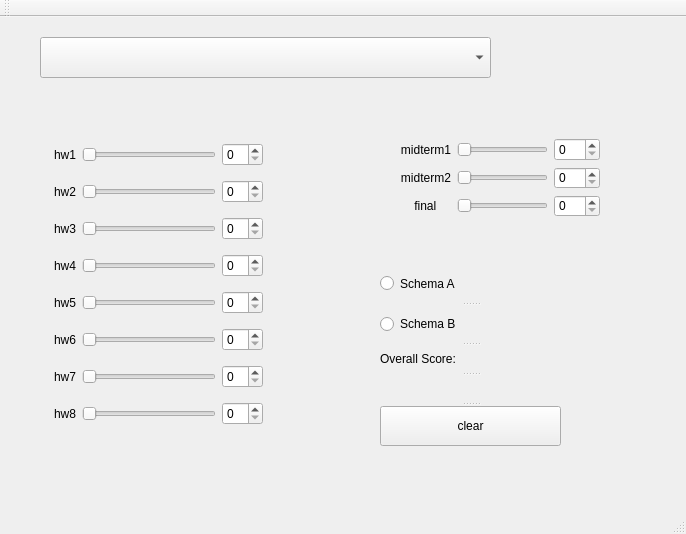
<?xml version="1.0" encoding="UTF-8"?>
<ui version="4.0">
 <class>grade_calculator</class>
 <widget class="QMainWindow" name="grade_calculator">
  <property name="enabled">
   <bool>true</bool>
  </property>
  <property name="geometry">
   <rect>
    <x>0</x>
    <y>0</y>
    <width>686</width>
    <height>534</height>
   </rect>
  </property>
  <property name="windowTitle">
   <string>MainWindow</string>
  </property>
  <widget class="QWidget" name="centralWidget">
   <property name="enabled">
    <bool>true</bool>
   </property>
   <widget class="QComboBox" name="choose">
    <property name="geometry">
     <rect>
      <x>40</x>
      <y>20</y>
      <width>451</width>
      <height>41</height>
     </rect>
    </property>
   </widget>
   <widget class="QWidget" name="">
    <property name="geometry">
     <rect>
      <x>43</x>
      <y>107</y>
      <width>231</width>
      <height>321</height>
     </rect>
    </property>
    <layout class="QGridLayout" name="gridLayout_2">
     <item row="0" column="0">
      <widget class="QLabel" name="hw1">
       <property name="text">
        <string>hw1</string>
       </property>
       <property name="buddy">
        <cstring>slider1</cstring>
       </property>
      </widget>
     </item>
     <item row="0" column="1">
      <widget class="QSlider" name="slider1">
       <property name="orientation">
        <enum>Qt::Horizontal</enum>
       </property>
      </widget>
     </item>
     <item row="0" column="2">
      <widget class="QSpinBox" name="spinbox1"/>
     </item>
     <item row="1" column="0">
      <widget class="QLabel" name="hw2">
       <property name="text">
        <string>hw2</string>
       </property>
      </widget>
     </item>
     <item row="1" column="1">
      <widget class="QSlider" name="slider2">
       <property name="orientation">
        <enum>Qt::Horizontal</enum>
       </property>
      </widget>
     </item>
     <item row="1" column="2">
      <widget class="QSpinBox" name="spinbox2"/>
     </item>
     <item row="2" column="0">
      <widget class="QLabel" name="hw3">
       <property name="text">
        <string>hw3</string>
       </property>
      </widget>
     </item>
     <item row="2" column="1">
      <widget class="QSlider" name="slider3">
       <property name="orientation">
        <enum>Qt::Horizontal</enum>
       </property>
      </widget>
     </item>
     <item row="2" column="2">
      <widget class="QSpinBox" name="spinbox3"/>
     </item>
     <item row="3" column="0">
      <widget class="QLabel" name="hw4">
       <property name="text">
        <string>hw4</string>
       </property>
      </widget>
     </item>
     <item row="3" column="1">
      <widget class="QSlider" name="slider4">
       <property name="orientation">
        <enum>Qt::Horizontal</enum>
       </property>
      </widget>
     </item>
     <item row="3" column="2">
      <widget class="QSpinBox" name="spinbox4"/>
     </item>
     <item row="4" column="0">
      <widget class="QLabel" name="hw5">
       <property name="text">
        <string>hw5</string>
       </property>
      </widget>
     </item>
     <item row="4" column="1">
      <widget class="QSlider" name="slider5">
       <property name="orientation">
        <enum>Qt::Horizontal</enum>
       </property>
      </widget>
     </item>
     <item row="4" column="2">
      <widget class="QSpinBox" name="spinbox5"/>
     </item>
     <item row="5" column="0">
      <widget class="QLabel" name="hw6">
       <property name="text">
        <string>hw6</string>
       </property>
      </widget>
     </item>
     <item row="5" column="1">
      <widget class="QSlider" name="slider6">
       <property name="orientation">
        <enum>Qt::Horizontal</enum>
       </property>
      </widget>
     </item>
     <item row="5" column="2">
      <widget class="QSpinBox" name="spinbox6"/>
     </item>
     <item row="6" column="0">
      <widget class="QLabel" name="hw7">
       <property name="text">
        <string>hw7</string>
       </property>
      </widget>
     </item>
     <item row="6" column="1">
      <widget class="QSlider" name="slider7">
       <property name="orientation">
        <enum>Qt::Horizontal</enum>
       </property>
      </widget>
     </item>
     <item row="6" column="2">
      <widget class="QSpinBox" name="spinbox7"/>
     </item>
     <item row="7" column="0">
      <widget class="QLabel" name="hw8">
       <property name="text">
        <string>hw8</string>
       </property>
      </widget>
     </item>
     <item row="7" column="1">
      <widget class="QSlider" name="slider8">
       <property name="orientation">
        <enum>Qt::Horizontal</enum>
       </property>
      </widget>
     </item>
     <item row="7" column="2">
      <widget class="QSpinBox" name="spinbox8"/>
     </item>
    </layout>
   </widget>
   <widget class="QWidget" name="">
    <property name="geometry">
     <rect>
      <x>380</x>
      <y>110</y>
      <width>231</width>
      <height>101</height>
     </rect>
    </property>
    <layout class="QGridLayout" name="gridLayout_3">
     <item row="2" column="1" colspan="2">
      <widget class="QSlider" name="slider_f">
       <property name="orientation">
        <enum>Qt::Horizontal</enum>
       </property>
      </widget>
     </item>
     <item row="2" column="3">
      <widget class="QSpinBox" name="spinbox_f"/>
     </item>
     <item row="1" column="1" colspan="2">
      <widget class="QSlider" name="slider_m2">
       <property name="orientation">
        <enum>Qt::Horizontal</enum>
       </property>
      </widget>
     </item>
     <item row="1" column="3">
      <widget class="QSpinBox" name="spinbox_m2"/>
     </item>
     <item row="0" column="3">
      <widget class="QSpinBox" name="spinbox_m1"/>
     </item>
     <item row="2" column="0">
      <widget class="QLabel" name="final_2">
       <property name="enabled">
        <bool>true</bool>
       </property>
       <property name="text">
        <string>       final</string>
       </property>
      </widget>
     </item>
     <item row="0" column="0">
      <widget class="QLabel" name="midterm1">
       <property name="text">
        <string>   midterm1</string>
       </property>
      </widget>
     </item>
     <item row="0" column="1" colspan="2">
      <widget class="QSlider" name="slider_m1">
       <property name="orientation">
        <enum>Qt::Horizontal</enum>
       </property>
      </widget>
     </item>
     <item row="1" column="0">
      <widget class="QLabel" name="midterm2">
       <property name="text">
        <string>   midterm2</string>
       </property>
      </widget>
     </item>
    </layout>
   </widget>
   <widget class="QSplitter" name="splitter">
    <property name="geometry">
     <rect>
      <x>380</x>
      <y>248</y>
      <width>181</width>
      <height>181</height>
     </rect>
    </property>
    <property name="orientation">
     <enum>Qt::Vertical</enum>
    </property>
    <widget class="QRadioButton" name="schemaA">
     <property name="text">
      <string>Schema A</string>
     </property>
    </widget>
    <widget class="QRadioButton" name="schemaB">
     <property name="text">
      <string>Schema B</string>
     </property>
    </widget>
    <widget class="QLabel" name="overall_score">
     <property name="text">
      <string>Overall Score:</string>
     </property>
    </widget>
    <widget class="QLabel" name="final_score">
     <property name="text">
      <string/>
     </property>
    </widget>
    <widget class="QPushButton" name="clear">
     <property name="text">
      <string>clear</string>
     </property>
    </widget>
   </widget>
  </widget>
  <widget class="QMenuBar" name="menuBar">
   <property name="geometry">
    <rect>
     <x>0</x>
     <y>0</y>
     <width>686</width>
     <height>21</height>
    </rect>
   </property>
  </widget>
  <widget class="QToolBar" name="mainToolBar">
   <attribute name="toolBarArea">
    <enum>TopToolBarArea</enum>
   </attribute>
   <attribute name="toolBarBreak">
    <bool>false</bool>
   </attribute>
  </widget>
  <widget class="QStatusBar" name="statusBar"/>
 </widget>
 <layoutdefault spacing="6" margin="11"/>
 <resources/>
 <connections/>
</ui>
